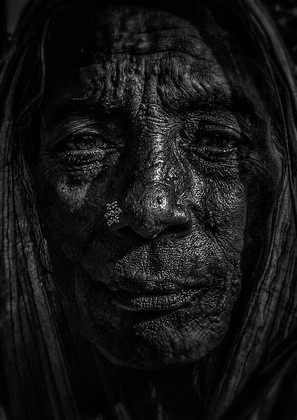
%> input picture Lab 12/B.jpeg, 297 x 420 px, shrunk from 1024 x 1449 before the run
$ octave Q2.m   (GNU Octave 9; MATLAB toolbox functions it lacks are replaced by stand-ins)
%> lines starting %> are read from the running program, lines starting %| are printed output that depends on the picture; in (x1, y1, x2, y2) boxes, pixels count from 0 and x2, y2 are one past the last pixel; in counts of white or black regions, pixels touching at a corner belong together; the program's own positions count from 1
clear
I = rgb2gray(imread('B.jpeg'));
%> I: size 420x297 uint8; min 0, max 252, mean 20.9
[R C] = size(I);
%> R = 420; C = 297
n = [5,15,50,100];
plotnum = 1;
for k = n
    i = 1;
    j = 1;
    while true
        if j > C
            j = 1;
            i = i+1;
        end
        if i > R
            break;
        end
        if i == 1 & j < k %If the row is first and window size is less than n
            m = sum(I(i,1:j))/j;
        elseif j >= k & j <= C %If the window is completely in one row
            m = sum(I(i,j-k+1:j))/k;
        elseif j < k & i > 1 %If the some part of window is in previous row and some part in current row
            m = (sum(I(i,1:j))+sum(I(i-1,C-k+j+1:C)))/k;
        end
        IAV(i,j) = m;
        j = j+1;
    end
    I_OUT = I > IAV;
    %figure, imshow(IAV,[]);
    figure, imshow(I_OUT);
    title('Output for n = '+string(k));
    %imwrite(I_OUT,'Output_Q2_n_'+string(k)+'.jpg');
    plotnum = plotnum+1;
end
%> this loop made 4 passes
%> pass 1, `I_OUT = I > IAV;`:
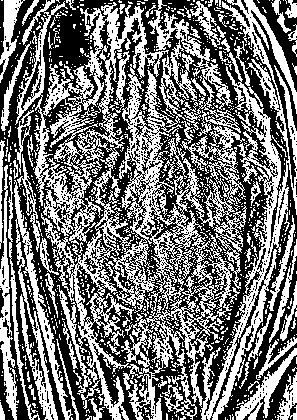
%> I_OUT: size 420x297 logical; 46.1% white; 973 white regions (891 under 20 px), largest, box (x1, y1, x2, y2) and area: (15, 0, 247, 420) 28980, (201, 0, 297, 420) 8475, (14, 180, 73, 420) 2955
%> pass 2, `I_OUT = I > IAV;`:
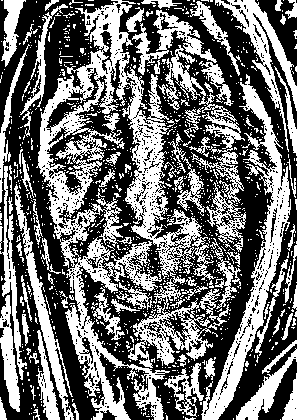
%> I_OUT: size 420x297 logical; 43.9% white; 1099 white regions (1006 under 20 px), largest, box (x1, y1, x2, y2) and area: (36, 0, 216, 420) 18843, (201, 74, 291, 420) 5813, (128, 278, 231, 368) 2666
%> pass 3, `I_OUT = I > IAV;`:
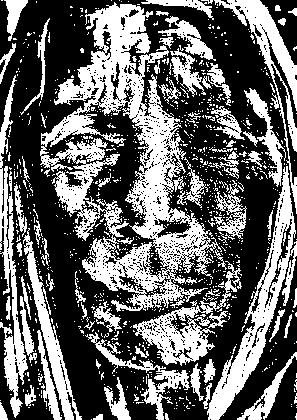
%> I_OUT: size 420x297 logical; 39.9% white; 988 white regions (906 under 20 px), largest, box (x1, y1, x2, y2) and area: (40, 2, 222, 312) 18564, (207, 166, 297, 420) 4735, (0, 75, 28, 418) 2883
%> after the loop:
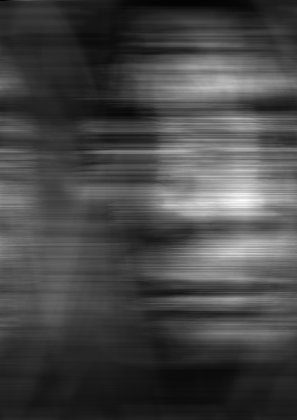
%> IAV: size 420x297 double; min 0, max 75.59, mean 20.9; drawn with min black and max white
%> after the loop, m = 9.3; plotnum = 5

$ run again, with Lab 12/A.jpg copied over Lab 12/B.jpeg
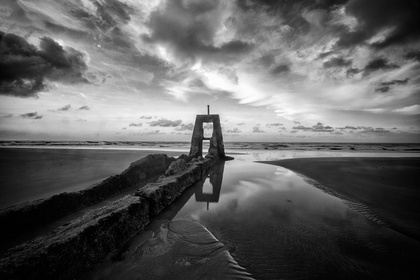
%> input picture Lab 12/A.jpg, 420 x 280 px, shrunk from 1500 x 1000 before the run
%> I is the input picture: size 280x420 uint8; min 0, max 254, mean 96.3
%> the loop `for k = n` made 4 passes
%> pass 1, `I_OUT = I > IAV;`:
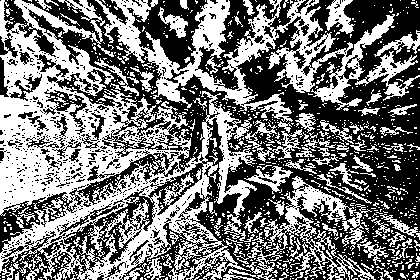
%> I_OUT: size 280x420 logical; 46.7% white; 1018 white regions (919 under 20 px), largest, box (x1, y1, x2, y2) and area: (0, 0, 257, 280) 28666, (95, 0, 395, 122) 10382, (233, 176, 376, 280) 3133
%> after the loop `for k = n`:
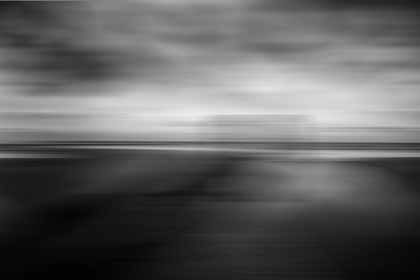
%> IAV: size 280x420 double; min 2.35, max 235.4, mean 96.3
%> after the loop `for k = n`: m = 4.22; plotnum = 5
